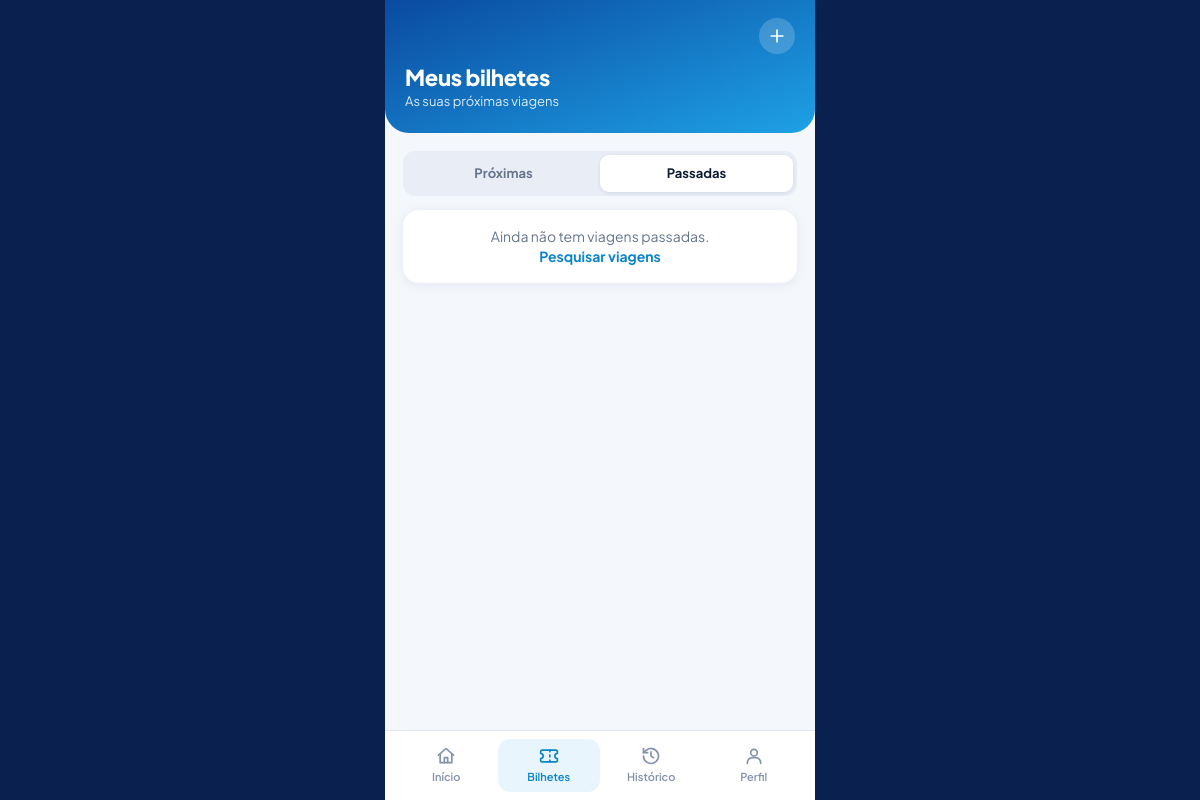
Page /passageiro/bilhetes.php?aba=passadas (signed in) on the earlier database version.
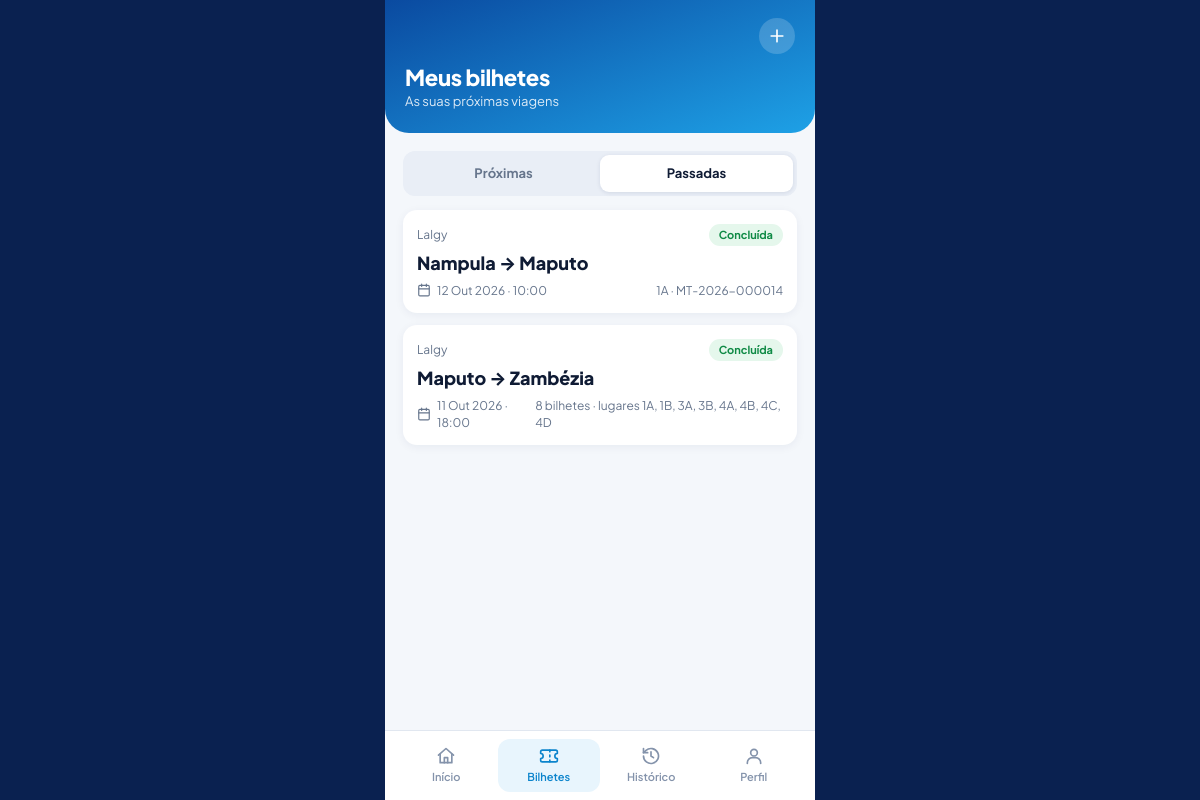
Same page on the later database version.
### tables this page shows
CREATE TABLE `reserva` (
  `id_reserva` int(10) unsigned NOT NULL AUTO_INCREMENT,
  `data_reserva` datetime NOT NULL DEFAULT current_timestamp(),
  `data_expiracao` datetime DEFAULT NULL,
  `estado` enum('pendente','confirmada','cancelada','expirada') NOT NULL DEFAULT 'pendente',
  `id_passageiro` int(10) unsigned DEFAULT NULL,
  `nome_passageiro` varchar(100) DEFAULT NULL,
  `telefone_passageiro` varchar(30) DEFAULT NULL,
  `id_viagem` int(10) unsigned NOT NULL,
  `id_assento` int(10) unsigned NOT NULL,
  `id_bilheteiro` int(10) unsigned DEFAULT NULL,
  `assento_ocupado` tinyint(4) GENERATED ALWAYS AS (if(`estado` in ('pendente','confirmada'),1,NULL)) STORED,
  `referencia` varchar(20) DEFAULT NULL,
  `data_cancelamento` datetime DEFAULT NULL,
  `tipo_documento` varchar(30) DEFAULT NULL,
  `documento_passageiro` varchar(30) DEFAULT NULL,
  `grupo_venda` varchar(24) DEFAULT NULL,
  `embarcado_em` datetime DEFAULT NULL,
  `embarcado_por` int(11) DEFAULT NULL,
  PRIMARY KEY (`id_reserva`),
  UNIQUE KEY `uq_reserva_assento_viagem` (`id_viagem`,`id_assento`,`assento_ocupado`),
  UNIQUE KEY `uq_reserva_referencia` (`referencia`),
  KEY `idx_reserva_passageiro` (`id_passageiro`),
  KEY `idx_reserva_estado` (`estado`,`data_expiracao`),
  KEY `fk_reserva_assento` (`id_assento`),
  KEY `fk_reserva_bilheteiro` (`id_bilheteiro`),
  KEY `idx_reserva_grupo` (`grupo_venda`),
  KEY `idx_reserva_embarque` (`id_viagem`,`embarcado_em`),
  CONSTRAINT `fk_reserva_assento` FOREIGN KEY (`id_assento`) REFERENCES `assento` (`id_assento`) ON UPDATE CASCADE,
  CONSTRAINT `fk_reserva_bilheteiro` FOREIGN KEY (`id_bilheteiro`) REFERENCES `utilizador` (`id_utilizador`) ON DELETE SET NULL ON UPDATE CASCADE,
  CONSTRAINT `fk_reserva_passageiro` FOREIGN KEY (`id_passageiro`) REFERENCES `utilizador` (`id_utilizador`) ON DELETE SET NULL ON UPDATE CASCADE,
  CONSTRAINT `fk_reserva_viagem` FOREIGN KEY (`id_viagem`) REFERENCES `viagem` (`id_viagem`) ON UPDATE CASCADE
);

CREATE TABLE `transportadora` (
  `id_transportadora` int(10) unsigned NOT NULL AUTO_INCREMENT,
  `nome` varchar(100) NOT NULL,
  `nuit` varchar(20) NOT NULL,
  `contacto` varchar(30) NOT NULL,
  `endereco` varchar(200) DEFAULT NULL,
  `activa` tinyint(1) NOT NULL DEFAULT 1,
  PRIMARY KEY (`id_transportadora`),
  UNIQUE KEY `uq_transportadora_nuit` (`nuit`)
);

CREATE TABLE `rota` (
  `id_rota` int(10) unsigned NOT NULL AUTO_INCREMENT,
  `origem` varchar(80) NOT NULL,
  `destino` varchar(80) NOT NULL,
  `distancia_km` decimal(8,2) DEFAULT NULL,
  `duracao_estimada` time DEFAULT NULL,
  `id_transportadora` int(10) unsigned NOT NULL,
  `activa` tinyint(1) NOT NULL DEFAULT 1,
  `preco_base` decimal(10,2) DEFAULT NULL,
  PRIMARY KEY (`id_rota`),
  KEY `idx_rota_origem_destino` (`origem`,`destino`),
  KEY `fk_rota_transportadora` (`id_transportadora`),
  CONSTRAINT `fk_rota_transportadora` FOREIGN KEY (`id_transportadora`) REFERENCES `transportadora` (`id_transportadora`) ON UPDATE CASCADE
);

CREATE TABLE `viagem` (
  `id_viagem` int(10) unsigned NOT NULL AUTO_INCREMENT,
  `data` date NOT NULL,
  `hora_partida` time NOT NULL,
  `hora_chegada` time DEFAULT NULL,
  `preco` decimal(10,2) NOT NULL,
  `classe` varchar(30) NOT NULL DEFAULT 'Convencional',
  `estado` enum('agendada','em_curso','concluida','cancelada') NOT NULL DEFAULT 'agendada',
  `id_rota` int(10) unsigned NOT NULL,
  `id_autocarro` int(10) unsigned NOT NULL,
  `id_cobrador` int(10) unsigned DEFAULT NULL,
  `id_motorista` int(10) unsigned DEFAULT NULL,
  PRIMARY KEY (`id_viagem`),
  KEY `idx_viagem_data` (`data`,`hora_partida`),
  KEY `fk_viagem_rota` (`id_rota`),
  KEY `fk_viagem_autocarro` (`id_autocarro`),
  KEY `fk_viagem_cobrador` (`id_cobrador`),
  KEY `fk_viagem_motorista` (`id_motorista`),
  CONSTRAINT `fk_viagem_autocarro` FOREIGN KEY (`id_autocarro`) REFERENCES `autocarro` (`id_autocarro`) ON UPDATE CASCADE,
  CONSTRAINT `fk_viagem_cobrador` FOREIGN KEY (`id_cobrador`) REFERENCES `utilizador` (`id_utilizador`) ON DELETE SET NULL ON UPDATE CASCADE,
  CONSTRAINT `fk_viagem_motorista` FOREIGN KEY (`id_motorista`) REFERENCES `motorista` (`id_motorista`) ON DELETE SET NULL ON UPDATE CASCADE,
  CONSTRAINT `fk_viagem_rota` FOREIGN KEY (`id_rota`) REFERENCES `rota` (`id_rota`) ON UPDATE CASCADE
);

CREATE TABLE `assento` (
  `id_assento` int(10) unsigned NOT NULL AUTO_INCREMENT,
  `numero` varchar(5) NOT NULL,
  `tipo` varchar(20) NOT NULL DEFAULT 'normal',
  `id_autocarro` int(10) unsigned NOT NULL,
  PRIMARY KEY (`id_assento`),
  UNIQUE KEY `uq_assento_autocarro_numero` (`id_autocarro`,`numero`),
  CONSTRAINT `fk_assento_autocarro` FOREIGN KEY (`id_autocarro`) REFERENCES `autocarro` (`id_autocarro`) ON DELETE CASCADE ON UPDATE CASCADE
);

### includes/funcoes.php (called while the page is built, shortened)
<?php
function e($valor): string {
    return htmlspecialchars((string)$valor, ENT_QUOTES, 'UTF-8');
}
function url(string $caminho = ''): string {
    return BASE_URL . '/' . ltrim($caminho, '/');
}

### includes/passageiro.php (called while the page is built, shortened)
<?php
require_once __DIR__ . '/app_layout.php';
function data_curta(string $ymd): string {
    $t = strtotime($ymd);
    return date('j', $t) . ' ' . MESES_CURTOS[(int)date('n', $t) - 1];
}
function data_com_ano(string $ymd): string {
    return data_curta($ymd) . ' ' . date('Y', strtotime($ymd));
}
function hora_curta(?string $t): string {
    return $t ? substr($t, 0, 5) : '--:--';
}
function partida_ts(array $r): int {
    return strtotime($r['data'] . ' ' . $r['hora_partida']);
}
function estado_reserva(array $r): array {
    $passada = partida_ts($r) < time();
    switch ($r['estado']) {
        default:          return $passada ? ['Concluída', 'etq-verde'] : ['Confirmado', 'etq-verde'];
    }
}

### passageiro/bilhetes.php (the view, shortened to what the changed rows need)
<?php
require_once __DIR__ . '/../includes/passageiro.php';
$u = exigir_passageiro();
$aba = ($_GET['aba'] ?? 'proximas') === 'passadas' ? 'passadas' : 'proximas';
$st = $pdo->prepare("SELECT rs.*, v.data, v.hora_partida, ro.origem, ro.destino, t.nome AS transportadora, a.numero AS lugar
                     FROM reserva rs JOIN viagem v ON v.id_viagem = rs.id_viagem JOIN rota ro ON ro.id_rota = v.id_rota
                     JOIN transportadora t ON t.id_transportadora = ro.id_transportadora JOIN assento a ON a.id_assento = rs.id_assento
                     WHERE rs.id_passageiro = ? AND rs.estado = 'confirmada' ORDER BY v.data, v.hora_partida, a.numero");
$st->execute([$u['id_utilizador']]);
$grupos = [];
foreach ($st->fetchAll() as $r) {
    $k = (int)$r['id_viagem'];
    if (!isset($grupos[$k])) { $r['lugares'] = []; $grupos[$k] = $r; }
    $grupos[$k]['lugares'][] = $r['lugar'];
}
$proximas = []; $passadas = [];
foreach ($grupos as $g) { if (partida_ts($g) >= time()) $proximas[] = $g; else array_unshift($passadas, $g); }
$lista = $aba === 'proximas' ? $proximas : $passadas;
app_abrir(['titulo' => 'Meus bilhetes', 'h1' => 'Meus bilhetes', 'sub' => 'As suas próximas viagens',
           'acao' => '<a class="btn-icone" href="' . e(url('passageiro/index.php')) . '" aria-label="Nova viagem">' . ic('mais') . '</a>']);
?>
<div class="abas">
  <a class="<?= $aba === 'proximas' ? 'activo' : '' ?>" href="<?= e(url('passageiro/bilhetes.php')) ?>">Próximas</a>
  <a class="<?= $aba === 'passadas' ? 'activo' : '' ?>" href="<?= e(url('passageiro/bilhetes.php?aba=passadas')) ?>">Passadas</a>
</div>
<?php if (!$lista): ?>
  <div class="cartao-app" style="text-align:center;color:var(--cinza)"><?= $aba === 'proximas' ? 'Ainda não tem viagens marcadas.' : 'Ainda não tem viagens passadas.' ?><br>
    <a href="<?= e(url('passageiro/index.php')) ?>"><b>Pesquisar viagens</b></a></div>
<?php endif; ?>
<?php foreach ($lista as $r): [$txt, $cls] = estado_reserva($r); $n = count($r['lugares']); ?>
  <a class="item-bilhete" href="<?= e(url('passageiro/bilhete.php?reserva=' . (int)$r['id_reserva'])) ?>">
    <div class="linha1"><span><?= e($r['transportadora']) ?></span><span class="etq-app <?= $cls ?>"><?= e($txt) ?></span></div>
    <h3><?= e($r['origem']) ?> → <?= e($r['destino']) ?></h3>
    <div class="linha2"><span><?= ic('calendario') ?><?= e(data_com_ano($r['data'])) ?> · <?= e(hora_curta($r['hora_partida'])) ?></span>
      <span><?= $n > 1 ? e($n . ' bilhetes · lugares ' . implode(', ', $r['lugares'])) : e($r['lugar'] . ' · ' . $r['referencia']) ?></span></div>
  </a>
<?php endforeach; ?>
<?php app_fechar(['nav' => 'bilhetes']); ?>

### includes/app_layout.php (shortened to what the changed rows need)
<?php
require_once __DIR__ . '/app_icones.php';
function app_abrir(array $o = []): void {
    $cab = $o['cabecalho'] ?? 'gradiente';
    ?>
<!DOCTYPE html>
<html lang="pt">
<head>
  <link rel="stylesheet" href="<?= e(url('assets/css/base.css')) ?>">
  <link rel="stylesheet" href="<?= e(url('assets/css/app.css')) ?>">
  <link rel="stylesheet" href="<?= e(url('assets/css/notificacoes.css') . '?v=' . (int)@filemtime(__DIR__ . '/../assets/css/notificacoes.css')) ?>">
</head>
<body class="app <?= e($o['classe'] ?? '') ?>">
<div class="telefone">
<?php if ($cab === 'gradiente'): ?>
  <header class="app-topo">
    <?php if (!empty($o['h1'])): ?><h1><?= e($o['h1']) ?></h1><?php endif; ?>
  </header>
<?php endif; ?>
<main class="ecra <?= e($o['classe_ecra'] ?? '') ?>">
<?php
}
function app_fechar(array $o = []): void {
    echo "</main>\n";
    if (!empty($o['nav'])) {
        $itens = [
            'inicio'    => ['Início',    'passageiro/index.php',     'casa'],
            'bilhetes'  => ['Bilhetes',  'passageiro/bilhetes.php',  'bilhete'],
            'historico' => ['Histórico', 'passageiro/historico.php', 'historico'],
            'perfil'    => ['Perfil',    'passageiro/perfil.php',    'utilizador'],
        ];
        echo '<nav class="app-nav">';
        foreach ($itens as $k => [$rotulo, $caminho, $icone]) {
            echo '<a href="' . e(url($caminho)) . '" class="' . ($o['nav'] === $k ? 'activo' : '') . '">'
               . ic($icone) . '<span>' . e($rotulo) . '</span></a>';
        }
        echo '</nav>';
    }
    echo "</div>\n";
    echo '<script src="' . e(url('assets/js/app.js')) . '"></script>' . "\n</body>\n</html>";
}

### includes/app_icones.php (shortened to what the changed rows need)
<?php
function ic(string $nome, string $classe = ''): string {
    return '<svg class="ic ' . $classe . '" viewBox="0 0 24 24" fill="none" stroke="currentColor" stroke-width="2" '
         . 'stroke-linecap="round" stroke-linejoin="round" aria-hidden="true">' . ($i[$nome] ?? '') . '</svg>';
}

Differences in the rows shown:
added reserva: transportadora.nome "Lalgy", txt "Concluída", rota.origem "Nampula", rota.destino "Maputo", id_viagem.data "12 Out 2026", id_viagem.hora_partida "10:00", id_assento+referencia "1A · MT-2026-000014"
added reserva: transportadora.nome "Lalgy", txt "Concluída", rota.origem "Maputo", rota.destino "Zambézia", id_viagem.data "11 Out 2026", id_viagem.hora_partida "18:00", lugares "8 bilhetes · lugares 1A, 1B, 3A, 3B, 4A, 4B, 4C, 4D"
Other differences:
text no longer shown: "Ainda não tem viagens passadas. Pesquisar viagens"
